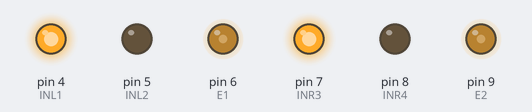
Recording of a sketch running on a simulated Arduino Uno, built with avr-gcc and run on an emulated ATmega328P. Parts: output pins drawn as LEDs (lit = HIGH).

Above: at 0.1 s.
Timing chart, 0 to 1.6 s (numbered marks = the images above):
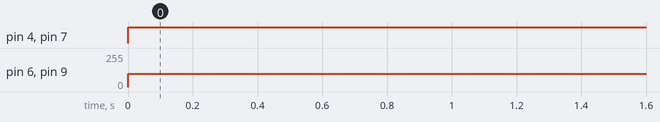

The sketch:

straight-drive-forward-pwm.ino
```cpp
const int INL1=4;
const int INL2=5;
const int E1=6;
const int INR3=7;
const int INR4=8;
const int E2=9;
void setup() {
  // put your setup code here, to run once:

pinMode(INR3, OUTPUT);
pinMode(INR4, OUTPUT);
pinMode(INL1, OUTPUT);
pinMode(INL2, OUTPUT);
pinMode(E1, OUTPUT);
pinMode(E2, OUTPUT);
}

void loop() {
  // put your main code here, to run repeatedly:
digitalWrite(INL1,HIGH);
digitalWrite(INL2,LOW);
analogWrite(E1,100);
digitalWrite(INR3,HIGH);
digitalWrite(INR4,LOW);
analogWrite(E2,100);
}
```

Measured:
- by itself, pin 4 (INL1), pin 7 (INR3): LOW → HIGH at 0.00 s
- by itself, pin 6 (E1), pin 9 (E2): 0/255 → 100/255 at 0.00 s
